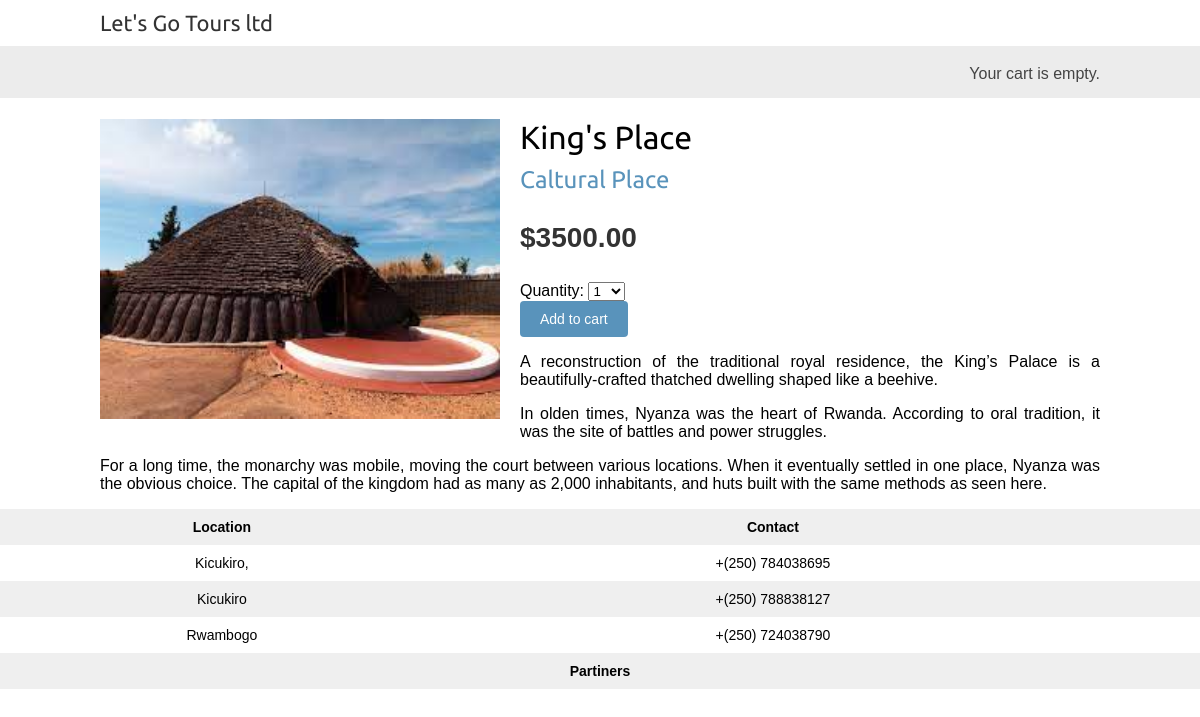
The page /6/kings-place/ on the database its author committed.
### shop/models.py (models this page shows, shortened)
class Product(models.Model):
    category=models.ForeignKey(Category,
                               related_name='products',
                               on_delete=models.CASCADE)
    name=models.CharField(max_length=200)
    slug=models.SlugField(max_length=200)
    image=models.ImageField(upload_to='product/%Y/%m/%d',
                            blank=True)
    description=models.TextField(blank=True)
    price=models.DecimalField(max_digits=10,
                              decimal_places=2)
    available=models.BooleanField(default=True)
    created=models.DateTimeField(auto_now_add=True)
    updated=models.DateTimeField(auto_now=True)
    class Meta:
        ordering=['name']
        indexes=[
            models.Index(fields=['id','slug']),
            models.Index(fields=['name']),
            models.Index(fields=['-created'])
        ]

class Category(models.Model):
    name=models.CharField(max_length=200)
    slug=models.SlugField(max_length=200,
                          unique=True)
    class Meta:
        ordering=['name']
        indexes=[
            models.Index(fields=['name']),
        ]
        verbose_name='category'
        verbose_name_plural='categories'
    def __str__(self):
        return self.name
    def get_absolute_url(self):
        return reverse('shop:product_list_by_category',
                       args=[self.slug])

### shop/views.py (the view)
# urls.py: path('<int:id>/<slug:slug>/',views.product_detail,name='product_detail')
def product_detail(request,id,slug):
    product=get_object_or_404(Product,
                              id=id,
                              slug=slug,
                              available=True)
    cart_product_form=CartAddProductForm()
    return render(request,
                  'shop/product/detail.html',
                  {'product':product,
                   'cart_product_form':cart_product_form})

### cart/forms.py
class CartAddProductForm(forms.Form):
    quantity=forms.TypedChoiceField(
                                choices=PRODUCT_QUANTITY_CHOICES,coerce=int)
    override=forms.BooleanField(required=False,
                                initial=False,
                                widget=forms.HiddenInput)

### cart/cart.py (called while the page is built)
    def __len__(self):
        return sum(item['quantity'] for item in self.cart.values())

### cart/context_processor.py (called while the page is built)
def cart(request):
    return{'cart': Cart(request)}

### shop/templates/shop/product/detail.html (shortened to what this page needs)
{% extends "shop/base.html" %}
{% load static %}
{% block content %}
 <div class="product-detail">
 <img src="{% if product.image %}{{ product.image.url }}{% else %}
 {% static "img/no_image.png" %}{% endif %}">
 <h1>{{ product.name }}</h1>
 <h2>
 <a href="{{ product.category.get_absolute_url }}">
 {{ product.category }}
 </a>
 </h2>
 <p class="price">${{ product.price }}</p>
 <form action="{% url "cart:cart_add" product.id %}" method="post">
    {{ cart_product_form }}
    <input type="submit" value="Add to cart">
   </form>
 {{ product.description|linebreaks }}
 </div>
{% endblock %}

### shop/static/css/base.css (style rules this page uses)
body { margin: 0; padding: 0; font-family: helvetica, sans-serif; }
h1, h2, h3, h4, h5, h6 { font-family: "Ubuntu", sans-serif; font-weight: normal; }
a { text-decoration: none; color: #5993bb; }
a.button, input[type="submit"] { color: #fff; background: #5993bb; border-radius: 4px; padding: 10px 20px; font-size: 14px; border: 0; }
.product-detail { text-align: justify; }
.product-detail .price { color: #333; font-size: 28px; font-weight: bold; }
.product-detail img { width: 40%; float: left; padding: 0 20px 20px 0; }
.product-detail h1 { margin-bottom: 0; }
.product-detail h2 { margin-top: 10px; }

### rows shown on the page
Product: image (picture), name "King's Place", category "Caltural Place", price "3500.00", description "A reconstruction of the traditional royal residence, the King’s Palace is a beautifully-crafted thatched dwelling shaped like a beehive. In olden times, Nyanza was the heart of Rwanda. According to oral tradition, it was the site of battles and power struggles. For a long time, the monarchy was mobile, moving the court between various locations. When it eventually settled in one place, Nyanza was the obvious choice. The capital of the kingdom had as many as 2,000 inhabitants, and huts built with the same methods as seen here."
